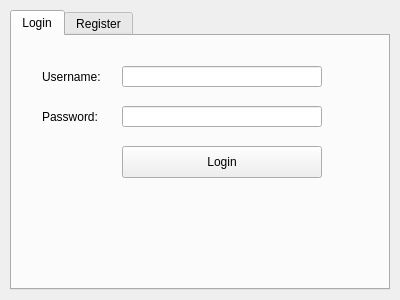
<?xml version="1.0" encoding="UTF-8"?>
<ui version="4.0">
 <class>LoginRegister</class>
 <widget class="QWidget" name="LoginRegister">
  <property name="geometry">
   <rect>
    <x>0</x>
    <y>0</y>
    <width>400</width>
    <height>300</height>
   </rect>
  </property>
  <property name="windowTitle">
   <string>Login/Register</string>
  </property>
  <widget class="QTabWidget" name="tabWidget">
   <property name="geometry">
    <rect>
     <x>10</x>
     <y>10</y>
     <width>380</width>
     <height>280</height>
    </rect>
   </property>
   <property name="currentIndex">
    <number>0</number>
   </property>
   <widget class="QWidget" name="loginTab">
    <attribute name="title">
     <string>Login</string>
    </attribute>
    <widget class="QLabel" name="label">
     <property name="geometry">
      <rect>
       <x>30</x>
       <y>30</y>
       <width>71</width>
       <height>21</height>
      </rect>
     </property>
     <property name="text">
      <string>Username:</string>
     </property>
    </widget>
    <widget class="QLineEdit" name="loginUsername">
     <property name="geometry">
      <rect>
       <x>110</x>
       <y>30</y>
       <width>200</width>
       <height>21</height>
      </rect>
     </property>
    </widget>
    <widget class="QLabel" name="label_2">
     <property name="geometry">
      <rect>
       <x>30</x>
       <y>70</y>
       <width>71</width>
       <height>21</height>
      </rect>
     </property>
     <property name="text">
      <string>Password:</string>
     </property>
    </widget>
    <widget class="QLineEdit" name="loginPassword">
     <property name="geometry">
      <rect>
       <x>110</x>
       <y>70</y>
       <width>200</width>
       <height>21</height>
      </rect>
     </property>
     <property name="echoMode">
      <enum>QLineEdit::Password</enum>
     </property>
    </widget>
    <widget class="QPushButton" name="loginButton">
     <property name="geometry">
      <rect>
       <x>110</x>
       <y>110</y>
       <width>200</width>
       <height>32</height>
      </rect>
     </property>
     <property name="text">
      <string>Login</string>
     </property>
    </widget>
   </widget>
   <widget class="QWidget" name="registerTab">
    <attribute name="title">
     <string>Register</string>
    </attribute>
    <widget class="QLabel" name="label_3">
     <property name="geometry">
      <rect>
       <x>30</x>
       <y>30</y>
       <width>71</width>
       <height>21</height>
      </rect>
     </property>
     <property name="text">
      <string>Username:</string>
     </property>
    </widget>
    <widget class="QLineEdit" name="registerUsername">
     <property name="geometry">
      <rect>
       <x>110</x>
       <y>30</y>
       <width>200</width>
       <height>21</height>
      </rect>
     </property>
    </widget>
    <widget class="QLabel" name="label_4">
     <property name="geometry">
      <rect>
       <x>30</x>
       <y>70</y>
       <width>71</width>
       <height>21</height>
      </rect>
     </property>
     <property name="text">
      <string>Password:</string>
     </property>
    </widget>
    <widget class="QLineEdit" name="registerPassword">
     <property name="geometry">
      <rect>
       <x>110</x>
       <y>70</y>
       <width>200</width>
       <height>21</height>
      </rect>
     </property>
     <property name="echoMode">
      <enum>QLineEdit::Password</enum>
     </property>
    </widget>
    <widget class="QPushButton" name="registerButton">
     <property name="geometry">
      <rect>
       <x>110</x>
       <y>110</y>
       <width>200</width>
       <height>32</height>
      </rect>
     </property>
     <property name="text">
      <string>Register</string>
     </property>
    </widget>
   </widget>
  </widget>
 </widget>
 <resources/>
 <connections/>
</ui>
